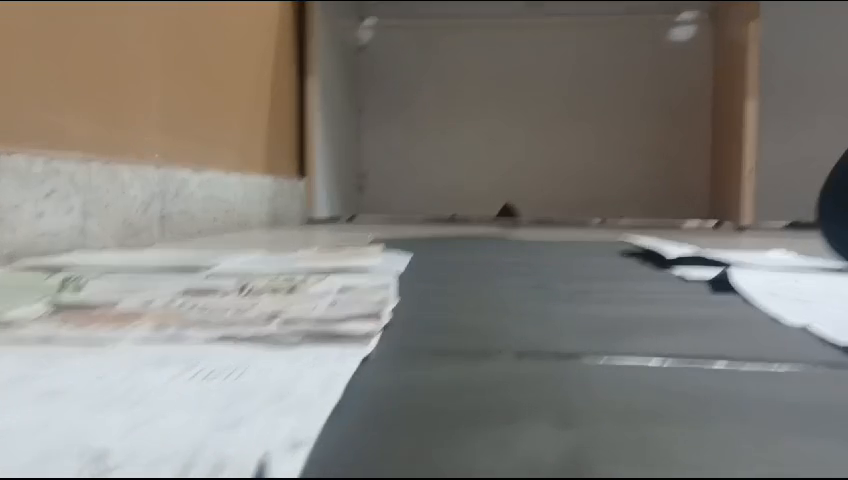
#> input picture frame 56 of Video/track_vdo_1.mp4, 848 x 480 px
$ python colorPicker.py
#> lines starting #> are read from the running program, lines starting #| are printed output that depends on the picture; after the words box and inside, x2 and y2 are one past the last pixel; in counts of white or black regions, pixels touching at a corner belong together
import cv2
import numpy as np

frameWidth = 640
frameheight = 480

# cap = cv2.VideoCapture(0)
cap = cv2.VideoCapture('./Video/track_vdo_1.mp4')
cap.set(3, frameWidth)
cap.set(4, frameheight)

def empty(a):
    pass

cv2.namedWindow("HSV")
cv2.resizeWindow("HSV", 640,240)
cv2.createTrackbar("Hue Min", "HSV", 0, 179,empty)
#> slider 'Hue Min' is set to 35
cv2.createTrackbar("Hue Max", "HSV", 179, 179,empty)
cv2.createTrackbar("SAT Min", "HSV", 0, 255,empty)
#> slider 'SAT Min' is set to 51
cv2.createTrackbar("SAT Max", "HSV", 255, 255,empty)
cv2.createTrackbar("Value Min", "HSV", 0, 255,empty)
#> slider 'Value Min' is set to 51
cv2.createTrackbar("Value Max", "HSV", 255, 255,empty)


frameCounter = 0

while True:
    frameCounter +=1
    if cap.get(cv2.CAP_PROP_FRAME_COUNT) == frameCounter:
        cap.set(cv2.CAP_PROP_POS_FRAMES,0)
        frameCounter = 0


    _, img = cap.read()
#> img is the input picture: shape (480, 848, 3); mean B, G, R 121.6, 127.3, 130.5
    imgHsv = cv2.cvtColor(img, cv2.COLOR_BGR2HSV)
#> imgHsv: shape (480, 848, 3); mean H, S, V 50.8, 34.1, 134.4

    h_min = cv2.getTrackbarPos("Hue Min", "HSV")
    h_max = cv2.getTrackbarPos("Hue Max", "HSV")
    s_min = cv2.getTrackbarPos("SAT Min", "HSV")
    s_max = cv2.getTrackbarPos("SAT Max", "HSV")
    v_min = cv2.getTrackbarPos("Value Min", "HSV")
    v_max = cv2.getTrackbarPos("Value Max", "HSV")
    print(h_min)

    lower = np.array([h_min, s_min, v_min])
    upper = np.array([h_max, s_max, v_max])
    mask = cv2.inRange(imgHsv, lower, upper)
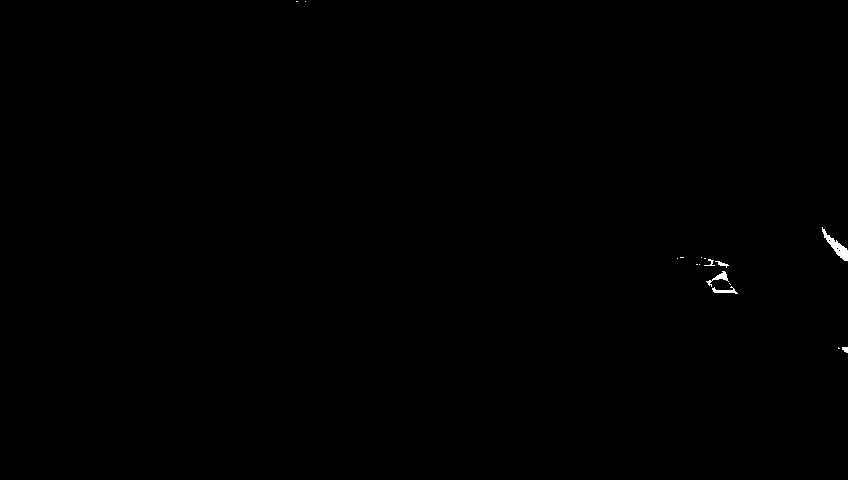
#> mask: shape (480, 848); 0.14% white; 16 white regions (10 under 20 px), largest, box (x1, y1, x2, y2) and area: (822, 227, 848, 261) 272, (706, 271, 729, 287) 104, (712, 286, 738, 294) 86, (715, 261, 729, 268) 37, (704, 259, 715, 266) 28, (842, 347, 848, 353) 28
    result = cv2.bitwise_and(img, img, mask=mask)

    mask = cv2.cvtColor(mask, cv2.COLOR_GRAY2BGR)
    hStack = np.hstack([img,mask,result])
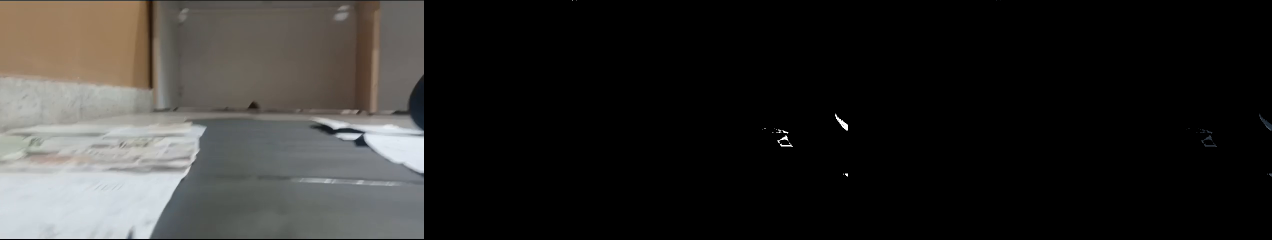
#> hStack: shape (480, 2544, 3) (shown at 1/2 size); mean B, G, R 40.7, 42.6, 43.6
    cv2.imshow('Horizontal Stacking', hStack)
    if cv2.waitKey(1) and 0xFF == ord('q'):
#> (key q is pressed here)
        break


cap.release()
cv2.destroyAllWindows()

$ run again, starting later in the video
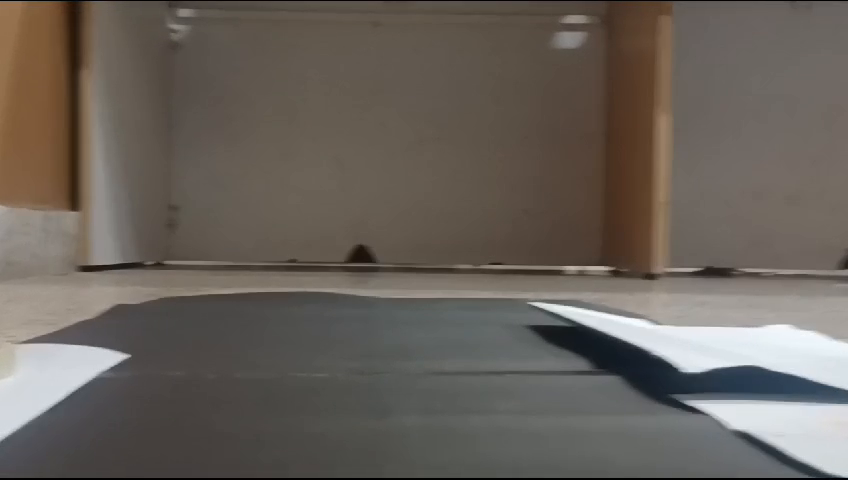
#> input picture frame 253 of Video/track_vdo_1.mp4, 848 x 480 px
#> img is the input picture: shape (480, 848, 3); mean B, G, R 90.5, 97.4, 104.3
#> imgHsv: shape (480, 848, 3); mean H, S, V 31.9, 44.8, 106
#> `mask = cv2.inRange(imgHsv, lower, upper)`:
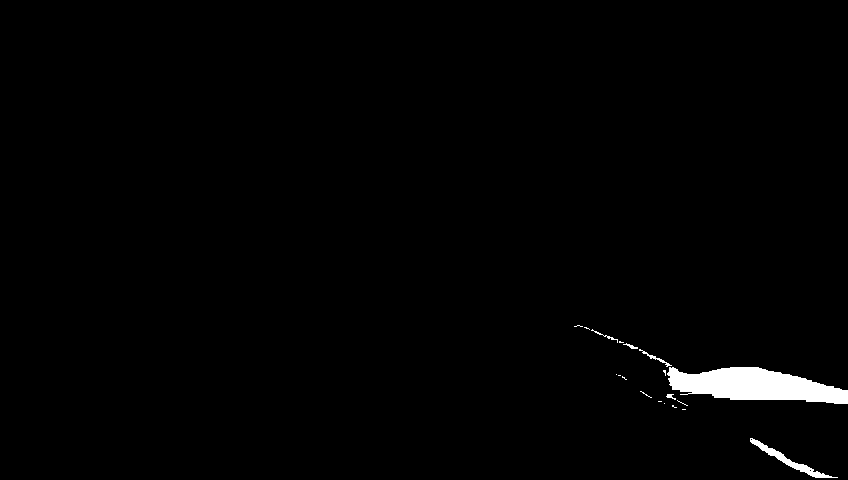
#> mask: shape (480, 848); 1.3% white; 19 white regions (13 under 20 px), largest, box (x1, y1, x2, y2) and area: (667, 367, 848, 404) 4370, (750, 438, 838, 478) 535, (639, 349, 672, 367) 84, (591, 329, 618, 343) 48, (623, 343, 638, 349) 34, (666, 394, 676, 400) 30
#> `hStack = np.hstack([img,mask,result])`:
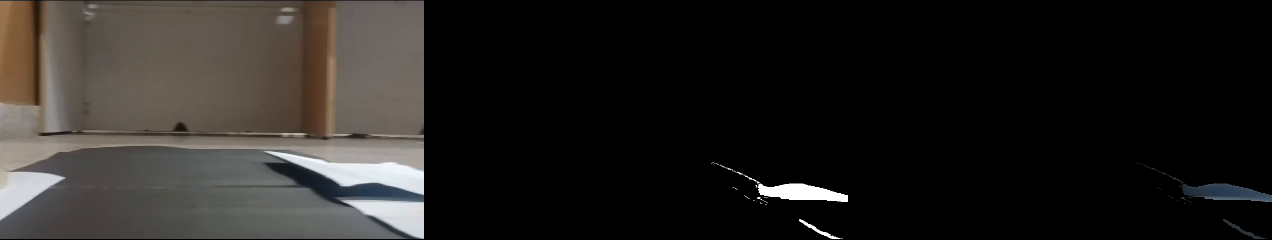
#> hStack: shape (480, 2544, 3) (shown at 1/2 size); mean B, G, R 31.6, 33.8, 36.1

$ run again, starting later in the video
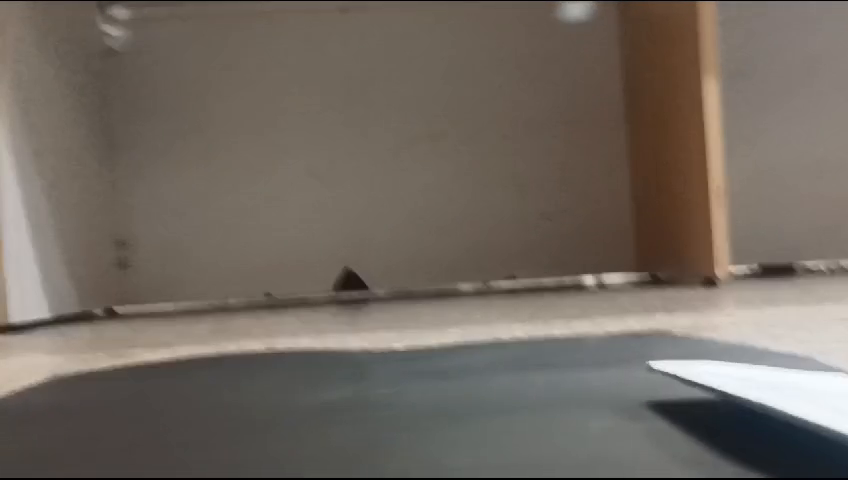
#> input picture frame 450 of Video/track_vdo_1.mp4, 848 x 480 px
#> img is the input picture: shape (480, 848, 3); mean B, G, R 96.6, 104.8, 113.3
#> imgHsv: shape (480, 848, 3); mean H, S, V 26.3, 46.1, 114.4
#> `mask = cv2.inRange(imgHsv, lower, upper)`:
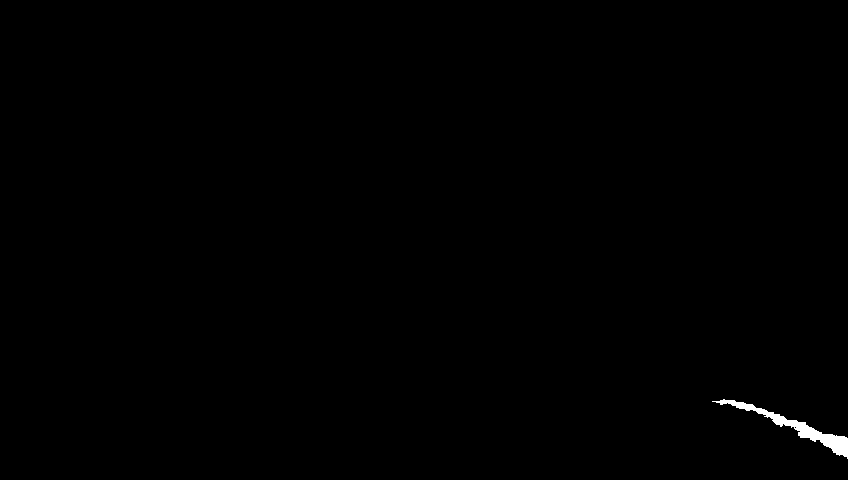
#> mask: shape (480, 848); 0.31% white; 1 white region, box (x1, y1, x2, y2) and area: (712, 399, 848, 459) 1275
#> `hStack = np.hstack([img,mask,result])`:
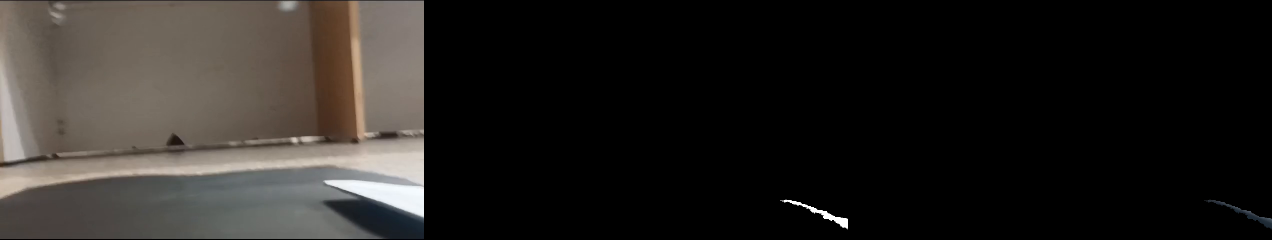
#> hStack: shape (480, 2544, 3) (shown at 1/2 size); mean B, G, R 32.5, 35.3, 38.1
